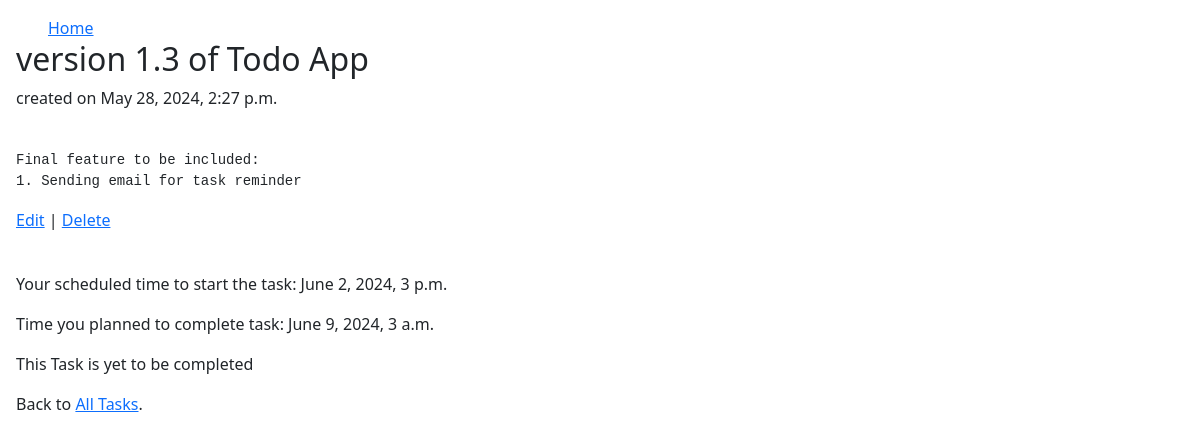
Screenshot of /todo/16/ (signed in) with the database file from the repository.
### todo/models.py (models this page shows, shortened)
class Todo(models.Model):
    author = models.ForeignKey(
        settings.AUTH_USER_MODEL,
        on_delete=models.CASCADE
        )
    title = models.CharField(max_length=150, unique=True)
    body = models.TextField()
    created = models.DateTimeField(auto_now_add=True)
    done = models.BooleanField(default=False)
    time_to_start = models.DateTimeField(null=True, blank=True)
    time_to_finish = models.DateTimeField(null=True, blank=True)
    completed_at = models.DateTimeField(null=True, blank=True)

### todo/views.py (the view)
# urls.py: path('<int:pk>/', TodoDetailView.as_view(), name='todo_detail'),
class TodoDetailView(LoginRequiredMixin, DetailView):
    model = Todo
    template_name = 'todo_detail.html'
    def get_context_data(self, **kwargs):
        context = super().get_context_data(**kwargs)
        if self.object.completed_at != None:
            delta = self.object.completed_at - self.object.time_to_start
            years = delta.days//365
            months = (delta.days % 365) // 30
            days = (delta.days % 365) % 30
            hours = delta.seconds // 3600
            mins = (delta.seconds // 60) % 60
            secs = delta.seconds % 60
            duration = f'{years} yrs, {months} months, {days} days, {hours} hours, {mins} minutes and {secs} seconds.'
            context['time_taken'] = duration
            return context
        else:
            return context

### templates/todo_detail.html
{% extends "base.html" %}
{% block content %}
<div class="article-entry">
    <h2>{{ object.title }}</h2>
    <p>created on {{ object.created }}</p><br>
    <div><pre>{{ object.body }}</pre></div>
</div>
<p><a href="{% url 'todo_edit' todo.pk %}">Edit</a> | <a href="{% url 'todo_delete' todo.pk %}">Delete</a></p>
<br>
<p>Your scheduled time to start the task: {{ todo.time_to_start }}</p>
<p>Time you planned to complete task: {{ todo.time_to_finish }}</p>
{% if object.done %}
    <p>This Task has been done</p>
    <p>The estimated time taken to complete task is shown in detail below</p>
    <div><p> {{time_taken}} </p></div>
    {% else %}
    <p>This Task is yet to be completed</p>
    {% endif %}
    <p>Back to <a href="{% url 'todo_list' %}">All Tasks</a>.</p>
{% endblock content %}

### templates/base.html (style rules this page uses)
body { padding: 1em; }

### rows the page displays
Todo: title "version 1.3 of Todo App", created "May 28, 2024, 2:27 p.m.", body "Final feature to be included: 1. Sending email for task reminder", time_to_start "June 2, 2024, 3 p.m.", time_to_finish "June 9, 2024, 3 a.m."
